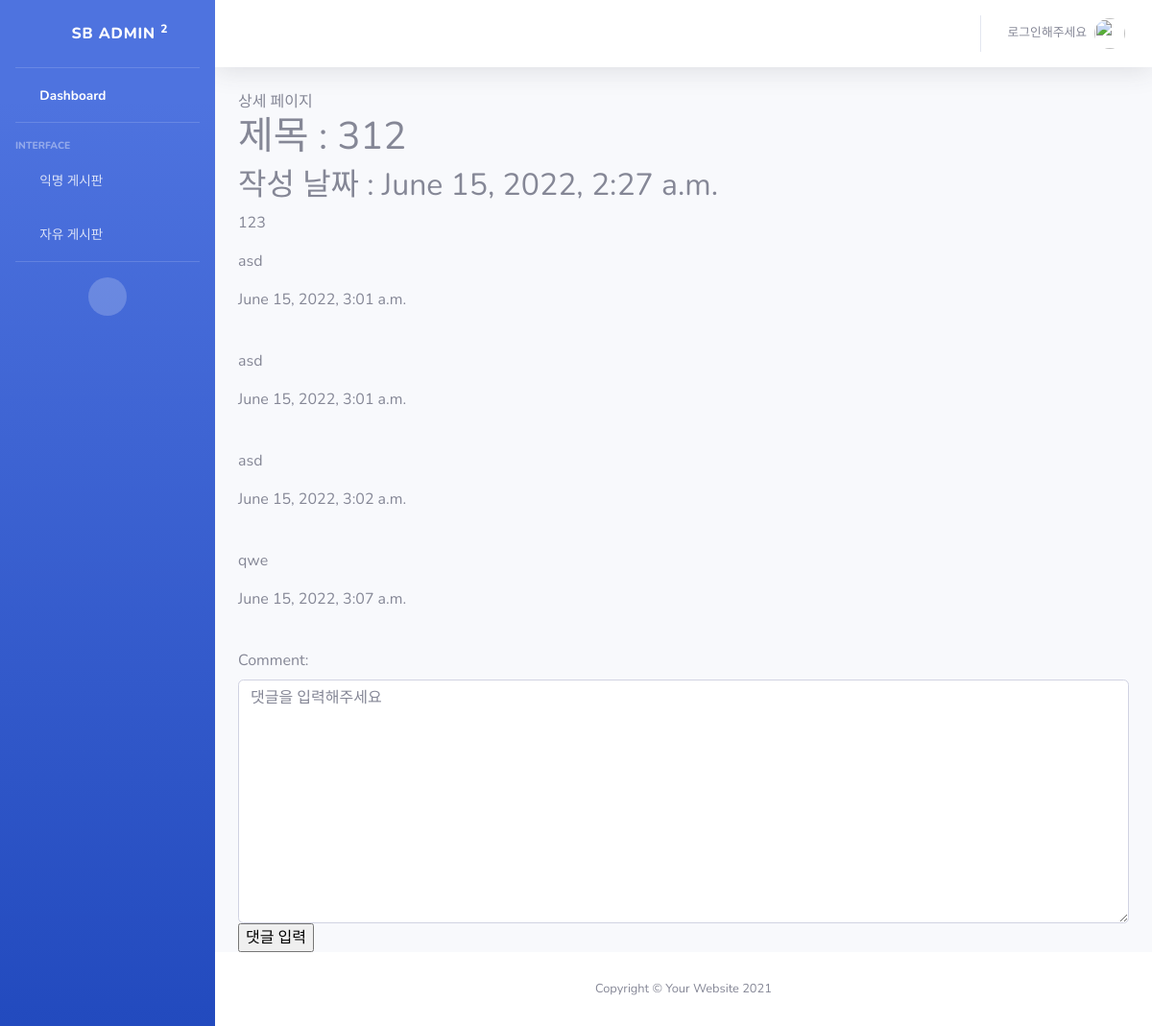
Screenshot of /detail/10 with the database file from the repository.
### devapp/models.py (models this page shows, shortened)
class Post(models.Model):
    title = models.CharField(max_length=200)
    body = models.TextField()
    date = models.DateTimeField(auto_now_add=True)

class Comment(models.Model):
    comment = models.TextField()
    date = models.DateTimeField(auto_now_add=True)
    post = models.ForeignKey(Post, null=True, blank=True, on_delete=models.CASCADE )

### devapp/views.py (the view)
# urls.py: path('detail/<int:post_id>', views.detail, name='detail'),
def detail(req, post_id):
    post_detail = get_object_or_404(Post, pk=post_id)
    comment_form = CommentForm()
    return render(req, 'detail.html', {'post_detail': post_detail, 'comment_form' : comment_form})

### devapp/forms.py
class CommentForm(forms.ModelForm):
    class Meta:
        model = Comment
        fields = ['comment']
    def __init__(self, *args, **kwargs):
        super(CommentForm, self).__init__(*args, **kwargs)
        self.fields['comment'].widget.attrs = {
                'class':'form-control',
                'placeholder': '댓글을 입력해주세요',
                'rows': 10
            }

### devapp/templates/detail.html (shortened to what this page needs)
{% extends 'base.html' %}
{% block content %}
상세 페이지
<h1>제목 : {{post_detail.title}}</h1>
<h2>작성 날짜 : {{post_detail.date}}</h2>
<p>
    {{post_detail.body}}
</p>
{% for comment in post_detail.comment_set.all %}
    <p>{{comment.comment}}</p>
    <p>{{comment.date}}</p>
    <br>
{% endfor %}
<form action="{% url 'new_comment' post_detail.id %}" method="post">
    {{ comment_form}}
    <input type="submit" value="댓글 입력">
</form>
{% endblock %}

### rows the page displays
Post: title "312", date "June 15, 2022, 2:27 a.m.", body "123"
Comment: comment "asd", date "June 15, 2022, 3:01 a.m."
Comment: comment "asd", date "June 15, 2022, 3:01 a.m."
Comment: comment "asd", date "June 15, 2022, 3:02 a.m."
Comment: comment "qwe", date "June 15, 2022, 3:07 a.m."
